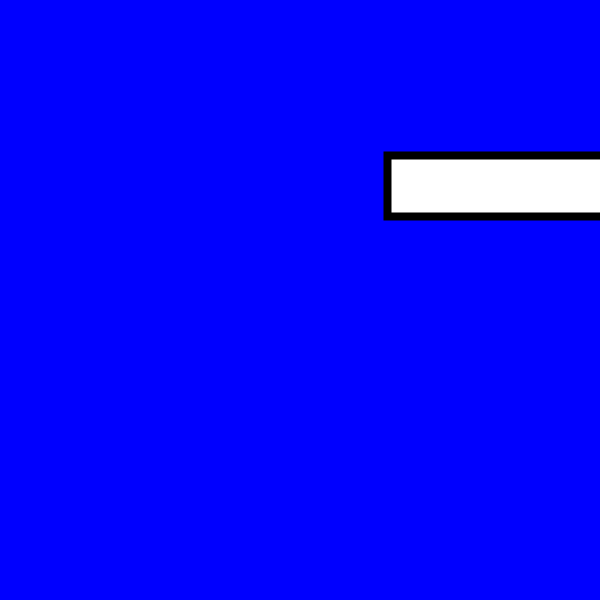
Frame 1 (no input)
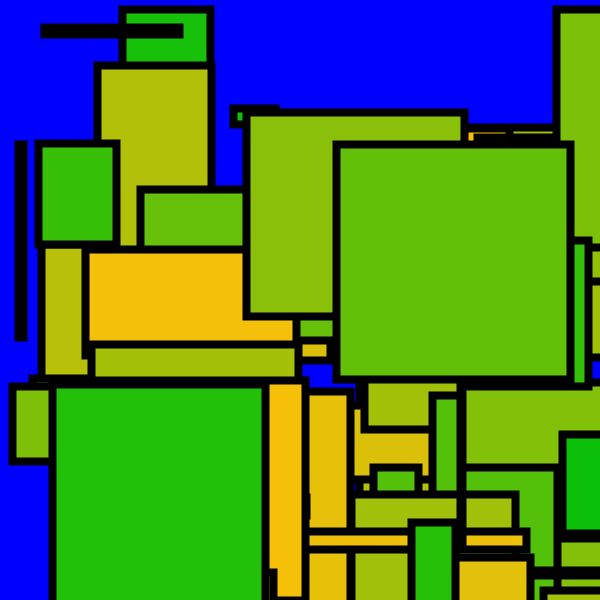
Frame 60 (the mouse pressed at the canvas centre just before this capture)
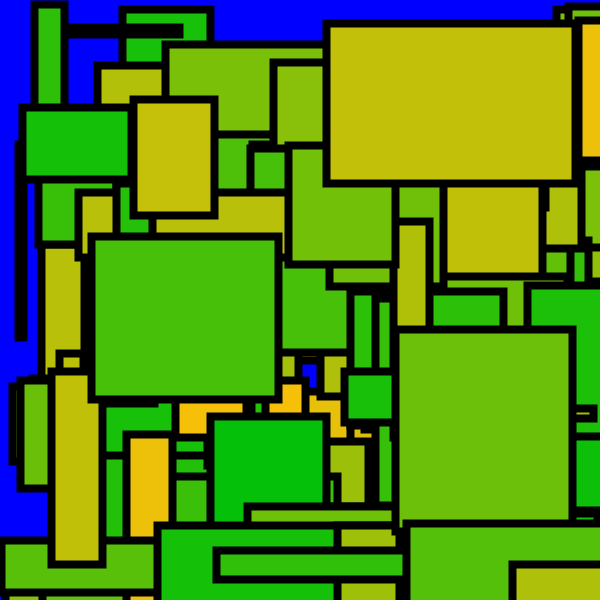
Frame 120 (the mouse held since frame 60 and released just before this capture)

The Processing sketch that drew these frames (run headless with seeded random() and noise(); from frame 60 on, the mouse is pressed at the canvas centre):

// Processing sketch: tama_os
// ── tama_os.pde
int x = 0;

void setup() {
  size(600, 600);
  background(0, 0, 255);
  strokeWeight(8);
}

void draw() {
  rect(random(600), random(600), random(255), random(255)); 
  fill(random(255), 192, 9);
}
